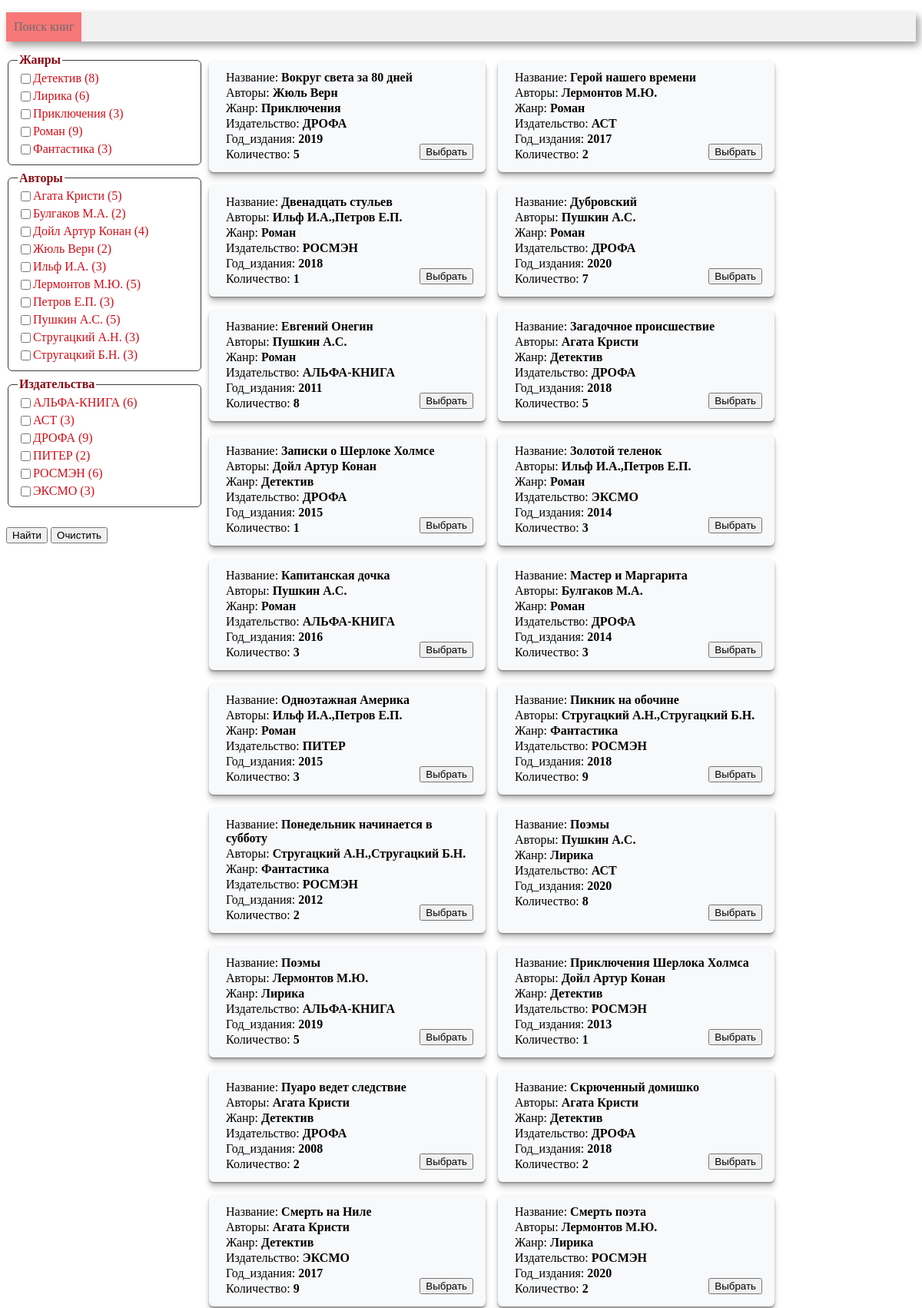
Screenshot of /search (upper part) with the database file from the repository.
### tables this page shows
CREATE TABLE genre (
       genre_id INTEGER PRIMARY KEY AUTOINCREMENT,
	   genre_name VARCHAR(30)
);

CREATE TABLE author (
       author_id INTEGER PRIMARY KEY AUTOINCREMENT,
	   author_name VARCHAR(30)
);

CREATE TABLE publisher (
       publisher_id INTEGER PRIMARY KEY AUTOINCREMENT,
	   publisher_name VARCHAR(40)
);

CREATE TABLE book (
      book_id INTEGER PRIMARY KEY AUTOINCREMENT, 
	  title VARCHAR(80),
      genre_id int, 
      publisher_id INT,
      year_publication INT,
      available_numbers INT, 
      FOREIGN KEY (genre_id)  REFERENCES genre (genre_id) ON DELETE CASCADE,
      FOREIGN KEY (publisher_id)  REFERENCES publisher (publisher_id) ON DELETE CASCADE
);

### controllers/search.py (the view)
@app.route('/search', methods=['get', 'post'])
def search():
    conn = get_db_connection()
    df_author = get_author(conn)
    df_publisher = get_publisher(conn)
    df_genre = get_genre(conn)
    if request.form.get('refresh'):
        genres = []
        publishers =[]
        authors = []
    else:
        genres = [int(item) for item in request.form.getlist('genre_id')]
        publishers = [int(item) for item in request.form.getlist('publisher_id')]
        authors = [int(item) for item in request.form.getlist('author_id')]
    df_card = get_card(conn, publishers, genres, authors)
    html = render_template(
        'search.html',
        authors=df_author,
        publishers=df_publisher,
        genres=df_genre,
        card=df_card,
        sel_authors=authors,
        sel_publishers=publishers,
        sel_genres=genres,
        len=len
    )
    return html

### models/search_model.py (called while the page is built)
def to_string(list):
    s = [str(i) for i in list]
    res = ",".join(s)
    return res

def get_publisher(conn):
    return pd.read_sql('''
        SELECT publisher_id, publisher_name, COUNT(book.book_id)
        FROM publisher
        JOIN book USING(publisher_id)
        GROUP BY publisher_name''', conn)

def get_genre(conn):
    return pd.read_sql('''
        SELECT genre_id, genre_name, COUNT(book.book_id)
        FROM genre
        JOIN book USING(genre_id)
        GROUP BY genre_name''', conn)

def get_author(conn):
    return pd.read_sql('''
        SELECT author_id, author_name, COUNT(book.book_id)
        FROM author
        JOIN book_author USING(author_id)
        JOIN book USING(book_id)
        GROUP BY author_name''', conn)

### utils.py (called while the page is built)
def get_db_connection():
    return sqlite3.connect('library.sqlite')

### templates/search.html (shortened to what this page needs)
<!DOCTYPE html>
<html lang="en">
<head>
    {% import "macros.html" as macros %}
</head>
<body>
<div class=menu>
    <ul>
        <li class=active><a href="/">Поиск книг</a></li>
    </ul>
</div>
<div class="container">
    <div class="checkBox">
        <form action="" method="post">
            {{ macros.render_filters('Жанры', genres, sel_genres, len) }}
            {{ macros.render_filters('Авторы', authors, sel_authors, len) }}
            {{ macros.render_filters('Издательства', publishers, sel_publishers, len) }}
            <br>
            <input type="submit" value="Найти">
            <input type="submit" name="refresh" value="Очистить">
        </form>
    </div>
    <div class="result">
        <div class="cards">
            {{ macros.render_cards(card, len) }}
        </div>
    </div>
</div>
</body>
    <link rel="stylesheet" type="text/css" href="../static/CSS/search.css"/>
    <link rel="stylesheet" type="text/css" href="../static/CSS/style.css"/>
</html>

### templates/macros.html (shortened to what this page needs)
{% macro render_filters(name, category, selected, len) %}
    {% set n = len(category) %}
    <fieldset>
        <legend><strong>{{ name }}</strong></legend>
        {% for i in range(n) %}
            <div class="checkbox-wrapper">
                {% set id_r = category.loc[i, category.columns[0]] %}
                <input type="checkbox" name={{ category.columns[0] }} value={{ category.loc[i, category.columns[0]] }}
                >
                <label>{{ category.loc[i, category.columns[1]] }}
                    ({{ category.loc[i, category.columns[2]] }})</label>
            </div>
        {% endfor %}
    </fieldset>
{% endmacro %}
{% macro render_cards(card, len) %}
    {% set n = len(card) %}
    {% for i in range(n) %}
        {% if card.loc[i, 'Количество'] != 0 %}
        <div class="card">
            {% for name in card.dtypes.index %}
                {% if name != 'ID' %}
                    <p>{{ name }}: <b>{{ card.loc[i, name] }}</b></p>
                {% endif %}
            {% endfor %}
            <div class="button-wrapper">
                <form action="{{ url_for('index') }}" method="get">
                    <input type="submit" value="Выбрать"
                    >
                </form>
            </div>
        </div>
        {% endif %}
    {% endfor %}
{% endmacro %}

### static/CSS/search.css (style rules this page uses)
.container { margin-top: 1rem; display: flex; }
.cards { flex-wrap: wrap; align-content: flex-start; display: flex; }
.checkBox { min-width: 16rem; margin-top: -1px; position: sticky; height: 100%; top: 15px; }
.checkBox fieldset { margin-bottom: 8px; border: 1px solid #3f3d3d; border-radius: 6px; }
.checkBox label { color: rgb(208, 15, 24); }
.checkbox-wrapper:not(:last-child) { margin-bottom: 4px; }
.checkbox-wrapper { display: flex; width: 100%; }
legend { color: rgb(136, 9, 18); }
.card { background-color: #F8F9FB; border-radius: 6px; padding: 12px 20px; margin: 8px; width: 20rem; min-width: 17rem; position: relative; box-shadow: 0 1px 1px rgba(0,0,0,0.15), 0 2px 2px rgba(0,0,0,0.15), 0 4px 4px rgba(0,0,0,0.15), 0 8px 8px rgba(0,0,0,0.15) }
.card .button-wrapper { bottom: 1rem; right: 1rem; position: absolute; }
.card p { margin: 2px; color: #000000; }

### static/CSS/style.css (style rules this page uses)
.menu { background-color: #f1f1f1; box-shadow: 4px 5px 10px rgba(0, 0, 0, 0.4); width: 100%; }
.menu li { display: inline-block; vertical-align: top; padding: 10px; color: #6f6d6d; }
.menu a { text-decoration: none; color: #6f6d6d; }
.menu ul { padding: 0px; }
.active { background-color: #f87777; color: #f8f8f8; }

### rows the page displays
genre: genre_name "Детектив"
genre: genre_name "Лирика"
genre: genre_name "Приключения"
genre: genre_name "Роман"
genre: genre_name "Фантастика"
author: author_name "Агата Кристи"
author: author_name "Булгаков М.А."
author: author_name "Дойл Артур Конан"
author: author_name "Жюль Верн"
author: author_name "Ильф И.А."
author: author_name "Лермонтов М.Ю."
author: author_name "Петров Е.П."
author: author_name "Пушкин А.С."
author: author_name "Стругацкий А.Н."
author: author_name "Стругацкий Б.Н."
publisher: publisher_name "АЛЬФА-КНИГА"
publisher: publisher_name "АСТ"
publisher: publisher_name "ДРОФА"
publisher: publisher_name "ПИТЕР"
publisher: publisher_name "РОСМЭН"
publisher: publisher_name "ЭКСМО"
book: title "Вокруг света за 80 дней"
book: title "Герой нашего времени"
book: title "Двенадцать стульев"
book: title "Дубровский"
book: title "Евгений Онегин"
book: title "Загадочное происшествие"
book: title "Записки о Шерлоке Холмсе"
book: title "Золотой теленок"
book: title "Капитанская дочка"
book: title "Мастер и Маргарита"
book: title "Одноэтажная Америка"
book: title "Пикник на обочине"
book: title "Понедельник начинается в субботу"
book: title "Поэмы"
book: title "Поэмы"
book: title "Приключения Шерлока Холмса"
book: title "Пуаро ведет следствие"
book: title "Скрюченный домишко"
book: title "Смерть на Ниле"
book: title "Смерть поэта"

### other values shown
{{ name }} "Жанры Авторы Издательства"
{{ category.loc[i, category.columns[2]] }} "8" "6" "3" "9" "3" "5" "2" "4" "2" "3" "5" "3" "5" "3" "3" "6" "3" "9" "2" "6" "3"
{{ name }} "Название" "Авторы" "Жанр" "Издательство" "Год_издания" "Количество" "Название" "Авторы" "Жанр" "Издательство" "Год_издания" "Количество" "Название" "Авторы" "Жанр" "Издательство" "Год_издания" "Количество" "Название" "Авторы" "Жанр" "Издательство" "Год_издания" "Количество" "Название" "Авторы" "Жанр" "Издательство" "Год_издания" "Количество" "Название" "Авторы" "Жанр" "Издательство" "Год_издания" "Количество" "Название" "Авторы" "Жанр" "Издательство" "Год_издания" "Количество" "Название" "Авторы" "Жанр" "Издательство" "Год_издания" "Количество" "Название" "Авторы" "Жанр" "Издательство" "Год_издания" "Количество" "Название" "Авторы" "Жанр" "Издательство" "Год_издания" "Количество" "Название" "Авторы" "Жанр" "Издательство" "Год_издания" "Количество" "Название" "Авторы" "Жанр" "Издательство" "Год_издания" "Количество" "Название" "Авторы" "Жанр" "Издательство" "Год_издания" "Количество" "Название" "Авторы" "Жанр" "Издательство" "Год_издания" "Количество" "Название" "Авторы" "Жанр" "Издательство" "Год_издания" "Количество" "Название" "Авторы" "Жанр" "Издательство" "Год_издания" "Количество" "Название" "Авторы" "Жанр" "Издательство" "Год_издания" "Количество" "Название" "Авторы" "Жанр" "Издательство" "Год_издания" "Количество" "Название" "Авторы" "Жанр" "Издательство" "Год_издания" "Количество" "Название" "Авторы" "Жанр" "Издательство" "Год_издания" "Количество"
{{ card.loc[i, name] }} "Жюль Верн" "Приключения" "ДРОФА" "2019" "5" "Лермонтов М.Ю." "Роман" "АСТ" "2017" "2" "Ильф И.А.,Петров Е.П." "Роман" "РОСМЭН" "2018" "1" "Пушкин А.С." "Роман" "ДРОФА" "2020" "7" "Пушкин А.С." "Роман" "АЛЬФА-КНИГА" "2011" "8" "Агата Кристи" "Детектив" "ДРОФА" "2018" "5" "Дойл Артур Конан" "Детектив" "ДРОФА" "2015" "1" "Ильф И.А.,Петров Е.П." "Роман" "ЭКСМО" "2014" "3" "Пушкин А.С." "Роман" "АЛЬФА-КНИГА" "2016" "3" "Булгаков М.А." "Роман" "ДРОФА" "2014" "3" "Ильф И.А.,Петров Е.П." "Роман" "ПИТЕР" "2015" "3" "Стругацкий А.Н.,Стругацкий Б.Н." "Фантастика" "РОСМЭН" "2018" "9" "Стругацкий А.Н.,Стругацкий Б.Н." "Фантастика" "РОСМЭН" "2012" "2" "Пушкин А.С." "Лирика" "АСТ" "2020" "8" "Лермонтов М.Ю." "Лирика" "АЛЬФА-КНИГА" "2019" "5" "Дойл Артур Конан" "Детектив" "РОСМЭН" "2013" "1" "Агата Кристи" "Детектив" "ДРОФА" "2008" "2" "Агата Кристи" "Детектив" "ДРОФА" "2018" "2" "Агата Кристи" "Детектив" "ЭКСМО" "2017" "9" "Лермонтов М.Ю." "Лирика" "РОСМЭН" "2020" "2"
